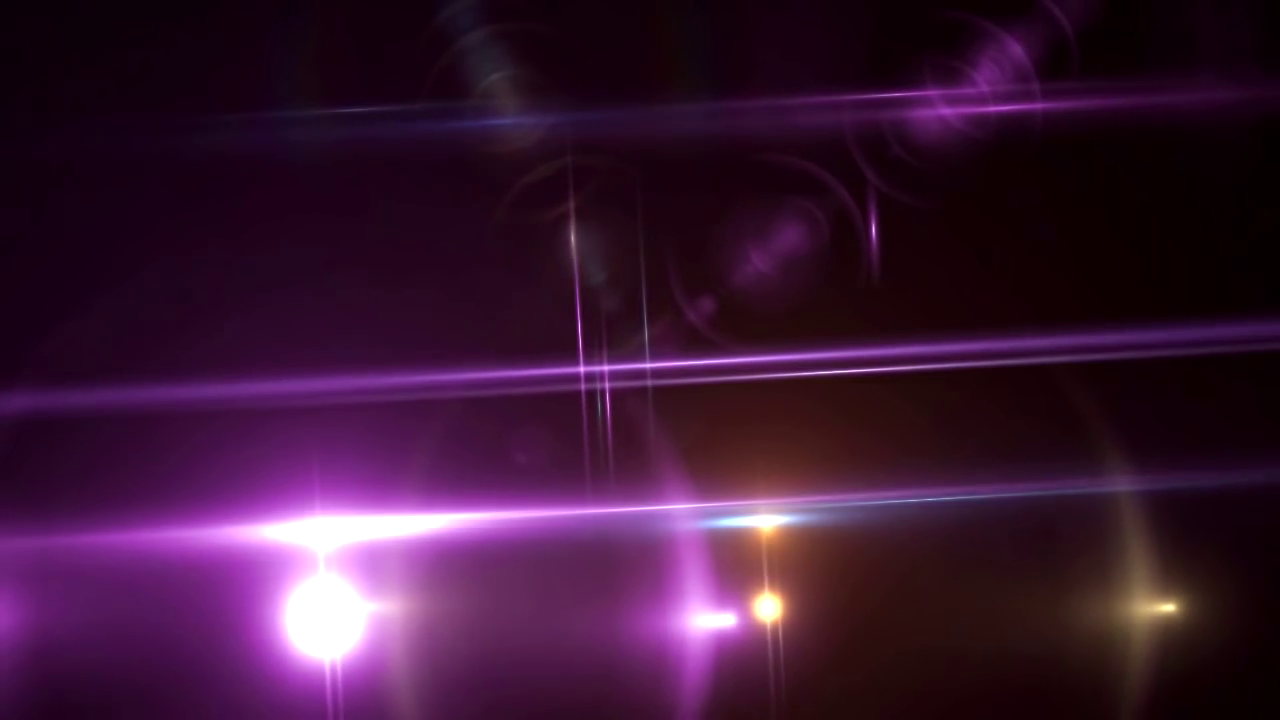
#> input picture frame 18 of light.mp4, 1280 x 720 px, given in place of the camera
$ python tracking_light_app.py   (older library calls are emulated)
#> lines starting #> are read from the running program, lines starting #| are printed output that depends on the picture; after the words box and inside, x2 and y2 are one past the last pixel; in counts of white or black regions, pixels touching at a corner belong together
# import the necessary packages
from imutils import contours
from skimage import measure
import numpy as np
import argparse
import imutils
import cv2


# CAM_ID = 'light.mp4'
CAM_ID = 0
cap = cv2.VideoCapture(CAM_ID)
if cap.isOpened() == False:
    print('Can\'t open the CAM(%d)' % (CAM_ID))
    exit()

while True:
    ret, frame = cap.read()
#> frame is the input picture: shape (720, 1280, 3); mean B, G, R 51.9, 22.9, 58.7

    gray = cv2.cvtColor(frame, cv2.COLOR_BGR2GRAY)
    blurred = cv2.GaussianBlur(gray, (11, 11), 0)

    # threshold the image to reveal light regions in the
    # blurred image
    thresh = cv2.threshold(blurred, 200, 255, cv2.THRESH_BINARY)[1]
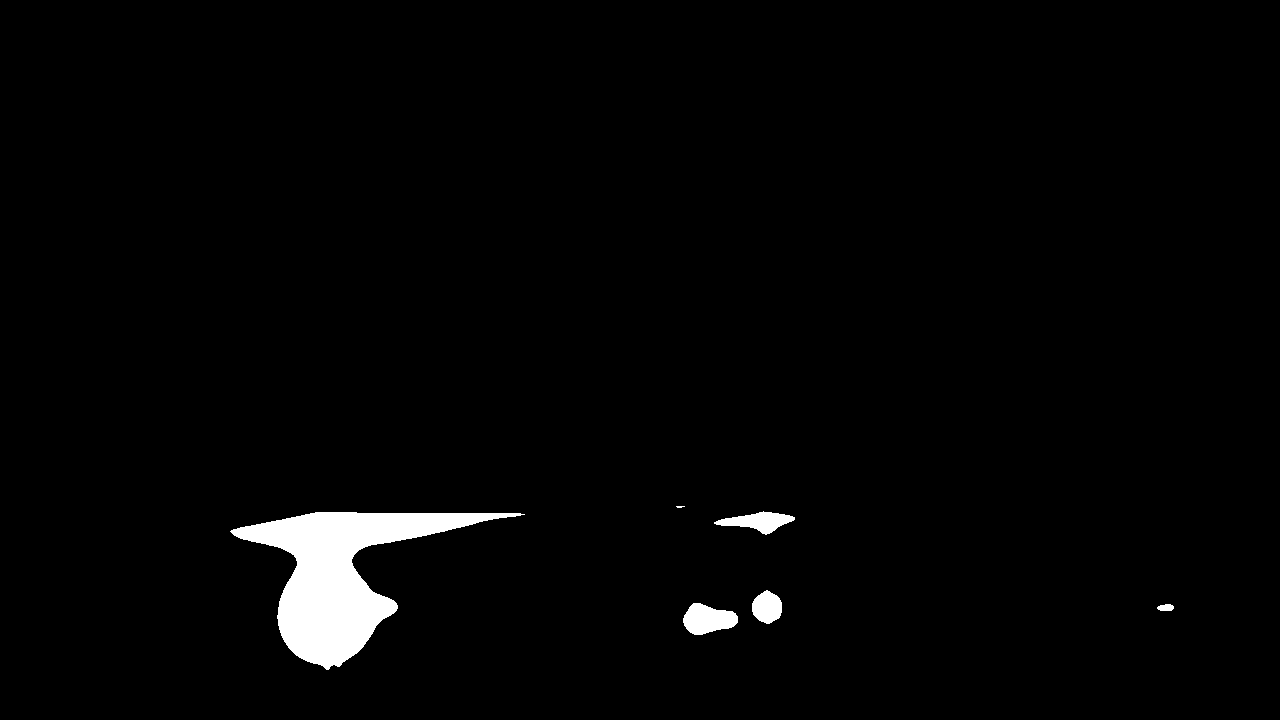
#> thresh: shape (720, 1280); 2.1% white; 6 white regions (1 under 20 px), largest, box (x1, y1, x2, y2) and area: (230, 512, 525, 670) 16234, (683, 603, 738, 635) 1217, (714, 511, 795, 535) 968, (752, 590, 782, 624) 753, (1157, 604, 1174, 611) 96

    # perform a series of erosions and dilations to remove
    # any small blobs of noise from the thresholded image
    thresh = cv2.erode(thresh, None, iterations=2)
#> thresh: shape (720, 1280); 1.8% white; 5 white regions (1 under 20 px), largest, box (x1, y1, x2, y2) and area: (235, 514, 505, 667) 14189, (685, 605, 736, 633) 885, (720, 514, 791, 532) 574, (754, 593, 780, 621) 515
    thresh = cv2.dilate(thresh, None, iterations=4)
#> thresh: shape (720, 1280); 2.4% white; 5 white regions, box (x1, y1, x2, y2) and area: (231, 510, 509, 671) 18155, (681, 601, 740, 637) 1581, (716, 510, 795, 536) 1350, (750, 589, 784, 625) 1011, (1158, 602, 1175, 613) 179

    # perform a connected component analysis on the thresholded
    # image, then initialize a mask to store only the "large"
    # components
    labels = measure.label(thresh, neighbors=8, background=0)
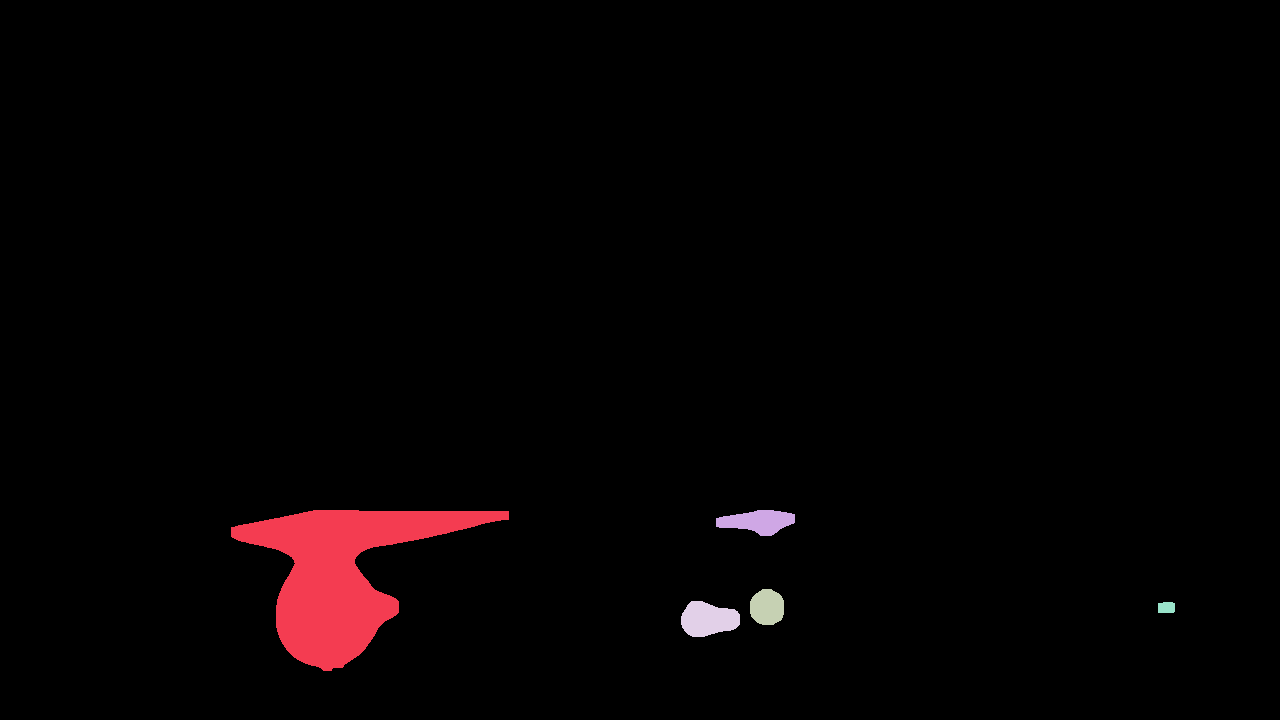
#> labels: shape (720, 1280) int64; 6 distinct labels, from 0 to 5; one colour per label, 0 black
    mask = np.zeros(thresh.shape, dtype="uint8")

    # loop over the unique components
    for label in np.unique(labels):
        # if this is the background label, ignore it
        if label == 0:
            continue

        # otherwise, construct the label mask and count the
        # number of pixels
        labelMask = np.zeros(thresh.shape, dtype="uint8")
        labelMask[labels == label] = 255
        numPixels = cv2.countNonZero(labelMask)

        # if the number of pixels in the component is sufficiently
        # large, then add it to our mask of "large blobs"
        if numPixels > 300:
            mask = cv2.add(mask, labelMask)
#> this loop made 6 passes
#> numPixels on passes 2 to 6: 18155, 1350, 1011, 1581, 179
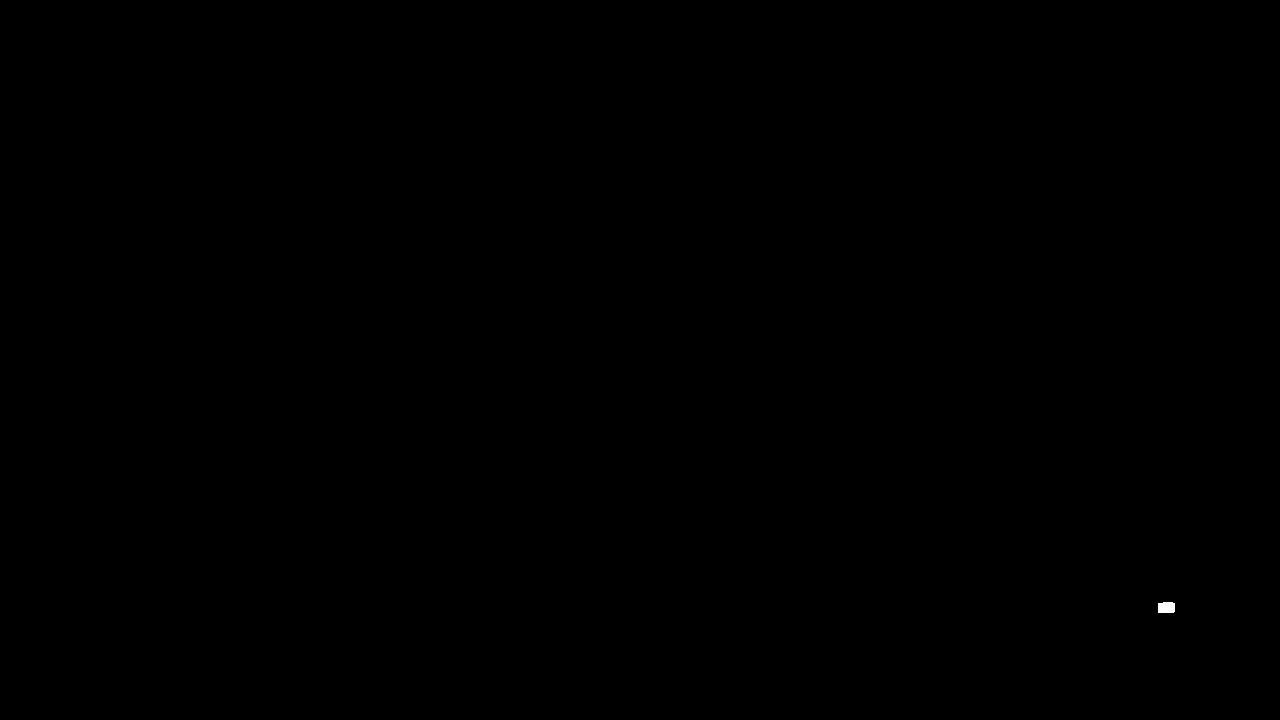
#> labelMask: shape (720, 1280); 0.02% white; 1 white region, box (x1, y1, x2, y2) and area: (1158, 602, 1175, 613) 179
#> mask: shape (720, 1280); 2.4% white; 4 white regions

    # find the contours in the mask, then sort them from left to
    # right
    cnts = cv2.findContours(mask.copy(), cv2.RETR_EXTERNAL,
                            cv2.CHAIN_APPROX_SIMPLE)
#> cnts = 4 contours; box (x1, y1, x2, y2) and area: (231, 510, 509, 671) 17760, (681, 601, 740, 637) 1508, (716, 510, 795, 536) 1263, (750, 589, 784, 625) 960
    cnts = cnts[0] if imutils.is_cv2() else cnts[1]
    cnts = contours.sort_contours(cnts)[0]

    # loop over the contours
    for c in cnts:
        (x, y, w, h) = cv2.boundingRect(c)
        ((cX, cY), radius) = cv2.minEnclosingCircle(c)
        cv2.circle(frame, (int(cX), int(cY)), int(radius),
                   (0, 255, 0), 2)
        for i in range(len(cnts)):
            cv2.putText(frame, "Light-{}".format(i + 1), (x, y - 15),
                        cv2.FONT_HERSHEY_SIMPLEX, 0.45, (0, 255, 0), 1)
#> this loop made 4 passes
#> (x, y, w, h, cX, cY, radius) on passes 1 to 4: (231, 510, 278, 161, 370.7, 539.7, 140.3), (681, 601, 59, 36, 710, 619, 29.43), (716, 510, 79, 26, 755, 520, 39.46), (750, 589, 34, 36, 767.1, 606.8, 18.51)
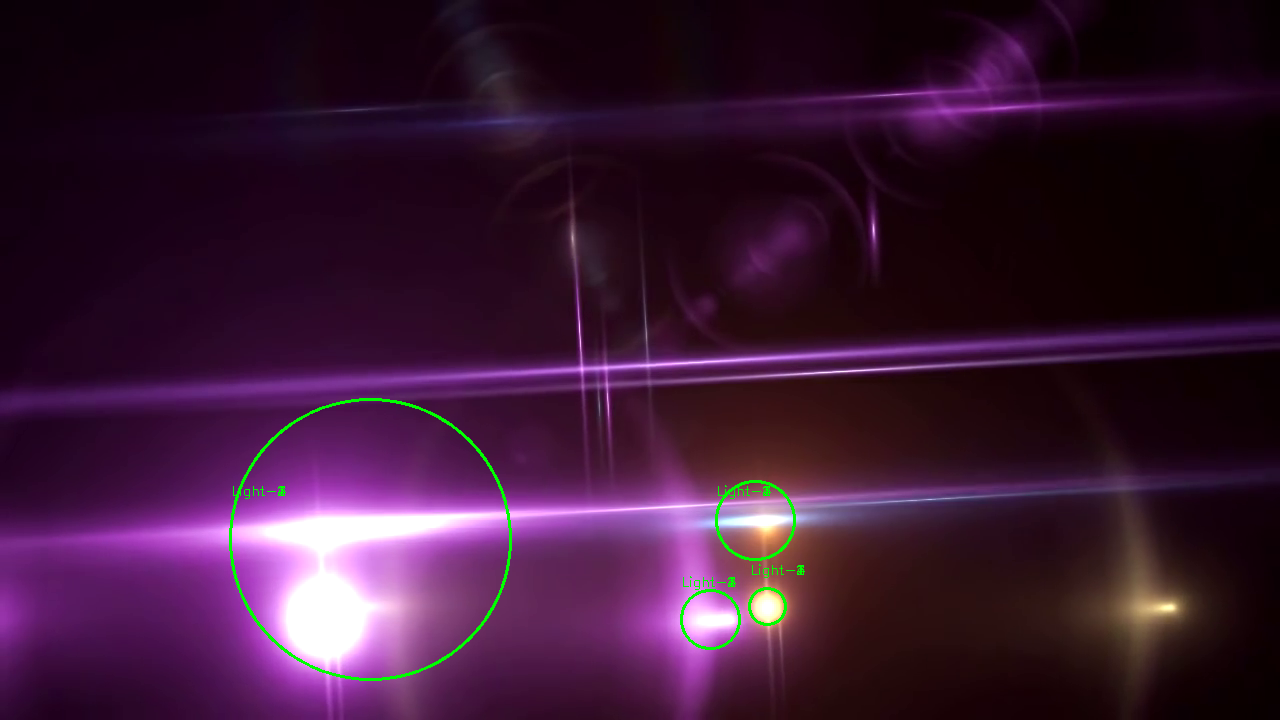
#> frame: shape (720, 1280, 3); 0.53% of pixels changed, all inside (x1, y1, x2, y2) = (229, 398, 805, 681)
    # for (i, c) in enumerate(cnts):
    #     # draw the bright spot on the image
    #     (x, y, w, h) = cv2.boundingRect(c)
    #     ((cX, cY), radius) = cv2.minEnclosingCircle(c)
    #     cv2.circle(frame, (int(cX), int(cY)), int(radius),
    #                (0, 255, 0), 2)
    #     cv2.putText(frame, "Light-{}".format(i + 1), (x, y - 15),
    #                 cv2.FONT_HERSHEY_SIMPLEX, 0.45, (0, 255, 0), 1)

    # show the output image
    cv2.imshow("Light Tracking", frame)

    if cv2.waitKey(1) & 0xFF == ord('q'):
#> (key q is pressed here)
        cv2.destroyAllWindows()
        break

$ run again, starting later in the video
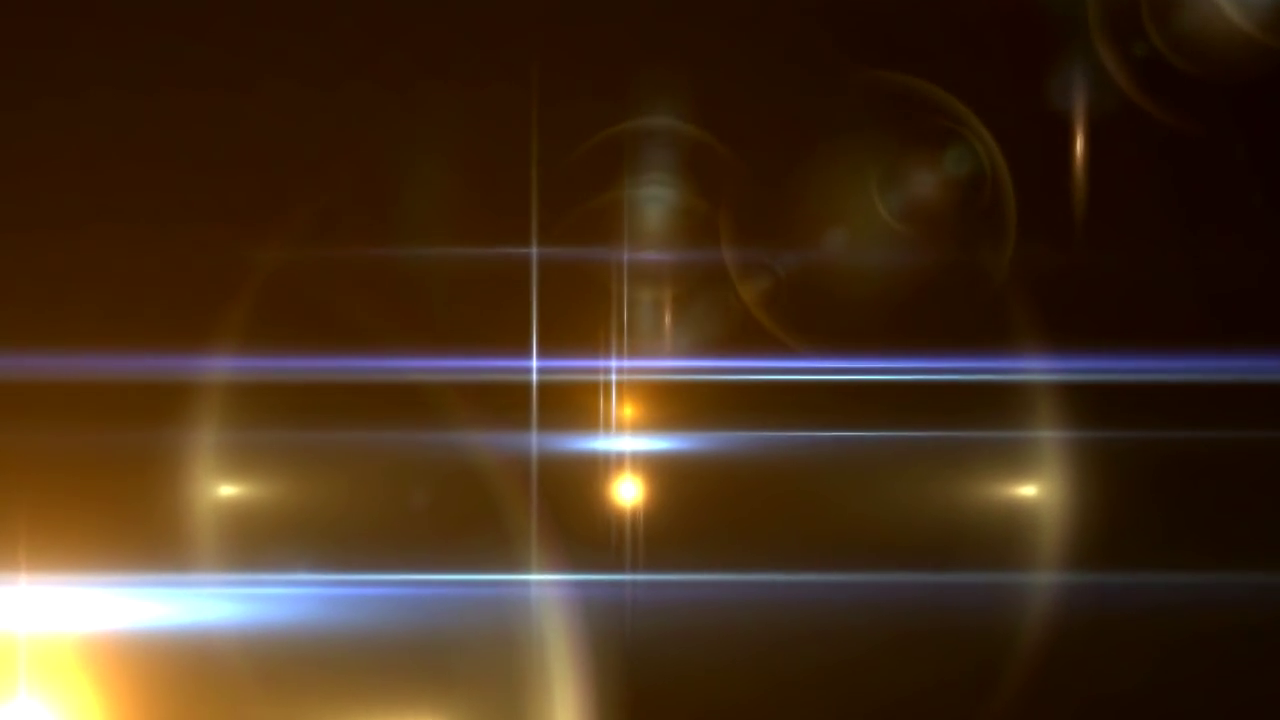
#> input picture frame 85 of light.mp4, 1280 x 720 px, given in place of the camera
#> frame is the input picture: shape (720, 1280, 3); mean B, G, R 27.3, 47, 68.6
#> labels: shape (720, 1280) int64; 7 distinct labels, from 0 to 6
#> the loop `for label in np.unique(labels):` made 7 passes
#> numPixels on passes 2 to 7: 193, 1561, 1250, 380, 309, 23646
#> after the loop `for label in np.unique(labels):`:
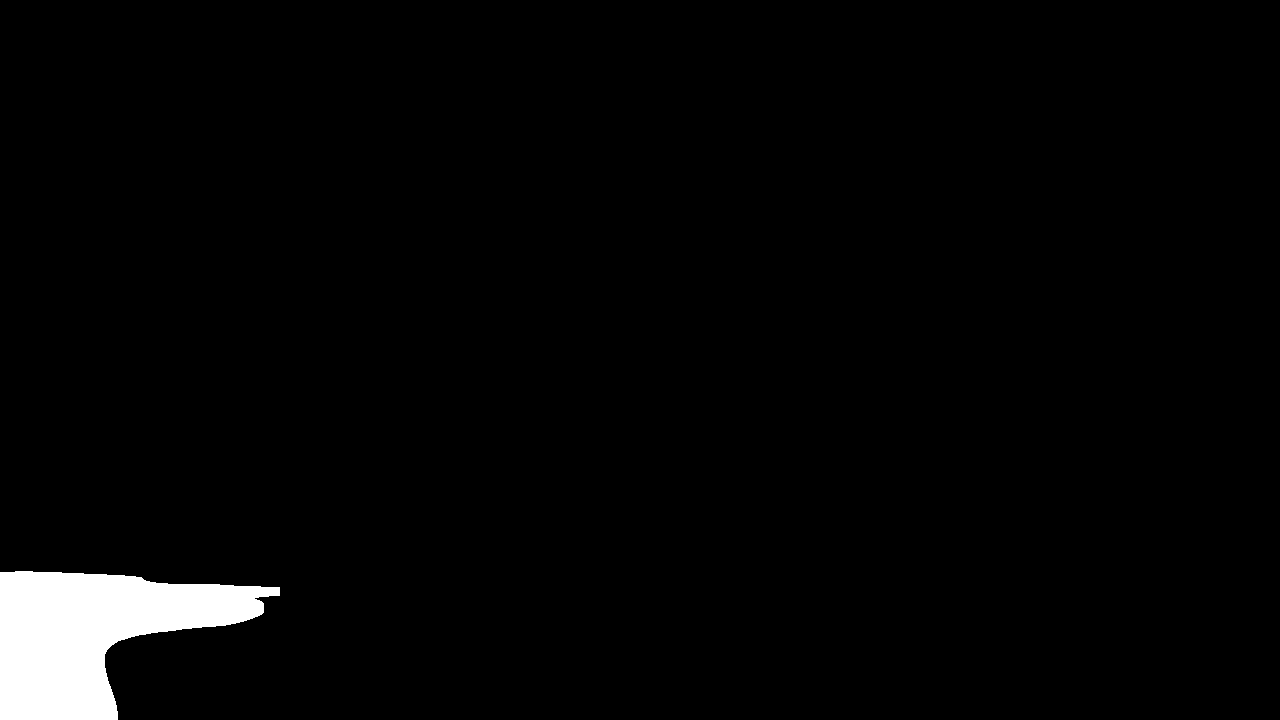
#> labelMask: shape (720, 1280); 2.6% white; 1 white region, box (x1, y1, x2, y2) and area: (0, 571, 280, 720) 23646
#> cnts = 5 contours; box (x1, y1, x2, y2) and area: (0, 571, 280, 720) 23235, (585, 431, 673, 454) 1464, (609, 469, 646, 510) 1192, (215, 482, 241, 499) 345, (1016, 483, 1039, 498) 277
#> the loop `for c in cnts:` made 5 passes
#> (x, y, w, h, cX, cY, radius) on passes 1 to 5: (0, 571, 280, 149, 136, 645.5, 154.5), (215, 482, 26, 17, 227.3, 490, 13.3), (585, 431, 88, 23, 628.5, 443.5, 43.73), (609, 469, 37, 41, 627.9, 488.9, 20.71), (1016, 483, 23, 15, 1027.2, 490, 11.9)
#> after the loop `for c in cnts:`:
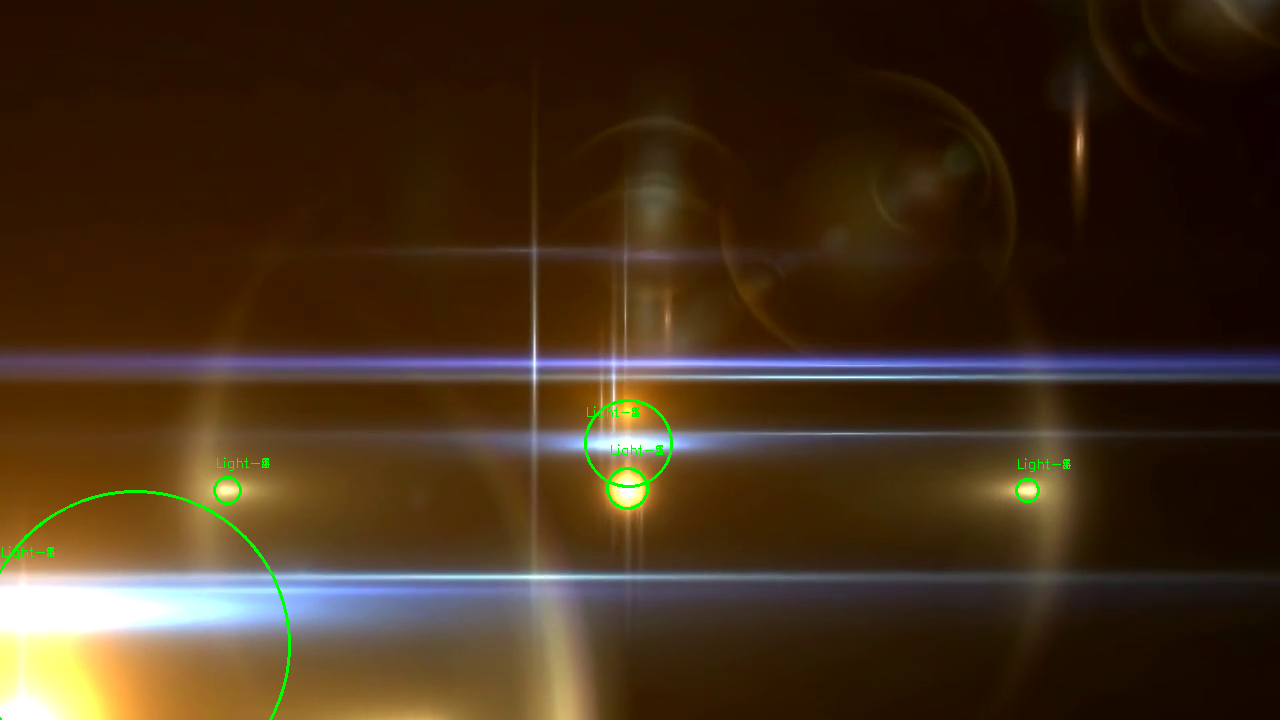
#> frame: shape (720, 1280, 3); 0.41% of pixels changed, all inside (x1, y1, x2, y2) = (0, 399, 1071, 720)
